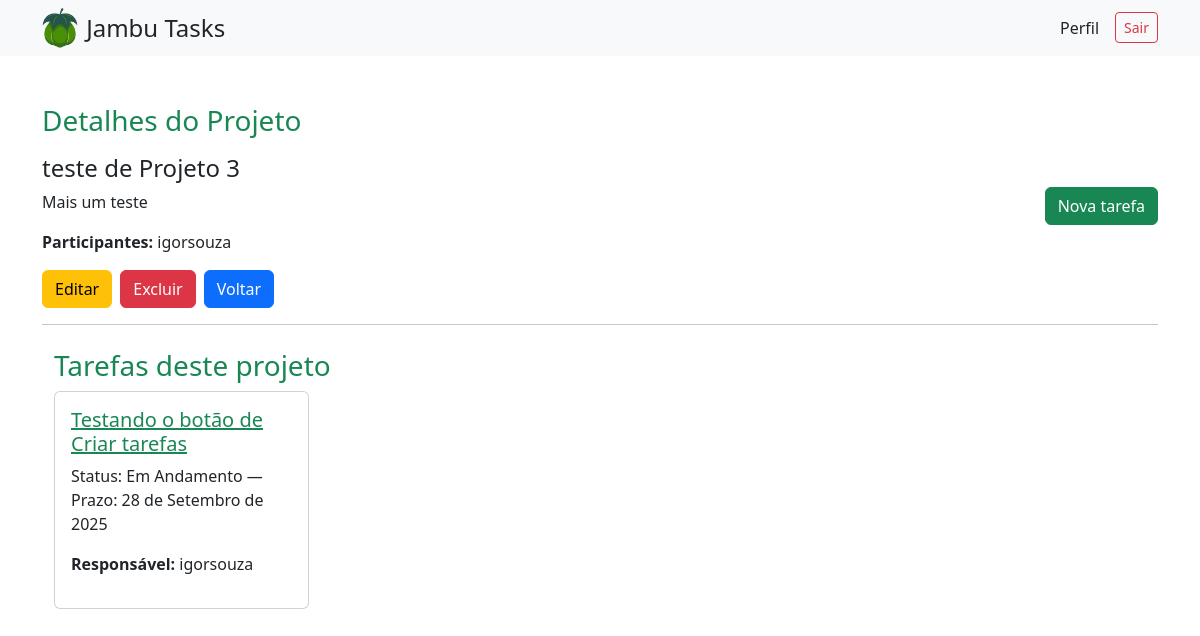
Page /projetos/5/ (signed in) on the earlier database version.
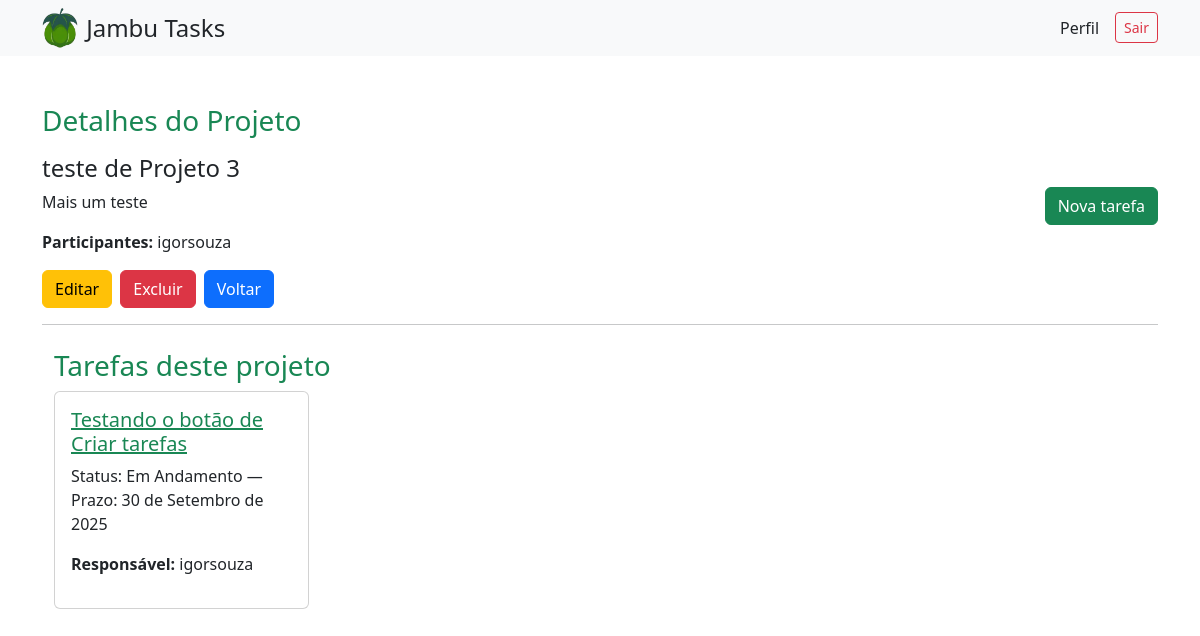
Same page on the later database version.
### tarefas/models.py (models this page shows, shortened)
class Tarefa(models.Model):
    STATUS = [
        ('a_fazer', 'A Fazer'),
        ('em_andamento', 'Em Andamento'),
        ('concluida', 'Concluída'),
    ]
    nome = models.CharField("Nome", max_length=200, default="Sem nome")
    detalhes = models.TextField("Detalhes", blank=True)
    projeto = models.ForeignKey(Projeto, on_delete=models.CASCADE, verbose_name="Projeto")
    responsavel = models.ForeignKey(User, on_delete=models.SET_NULL, null=True, blank=True, related_name='minhas_tarefas', verbose_name="Responsável")
    prazo = models.DateField("Prazo", null=True, blank=True)
    status = models.CharField("Status", max_length=20, choices=STATUS, default='a_fazer')
    criado_em = models.DateTimeField("Criado em", auto_now_add=True)

### projetos/views.py (the view)
# urls.py: path('<int:pk>/', DetalheProjeto.as_view(), name='detalhe'),
class DetalheProjeto(LoginRequiredMixin, generic.DetailView):
    model = Projeto
    template_name = 'projetos/detalhe_projeto.html'
    context_object_name = 'projeto'
    'projetos.view_projeto'
    def get_queryset(self):
        user = self.request.user
        return Projeto.objects.filter(
            models.Q(criador=user) | models.Q(participantes=user)
        ).distinct()
    def get_context_data(self, **kwargs):
        contexto = super().get_context_data(**kwargs)
        contexto['tarefas'] = Tarefa.objects.filter(projeto=self.object)
        return contexto

### projetos/templates/projetos/detalhe_projeto.html
{% extends "base.html" %}
{% block content %}
<div class="container mt-4">
  <div class="d-flex justify-content-between align-items-center">
    <div>
      <h3 class="text-success mb-3">Detalhes do Projeto</h3>
      <h4>{{ projeto.titulo }}</h4>
      <p>{{ projeto.descricao }}</p>
      <p><strong>Participantes:</strong>
        {% for usuario in projeto.participantes.all %}
          {{ usuario.get_full_name|default:usuario.username }}{% if not forloop.last %}, {% endif %}
        {% empty %}
          Nenhum participante.
        {% endfor %}
      </p>
      <div class="d-flex gap-2 mt-3">
        {% if perms.projetos.change_projeto %}
          <a class="btn btn-warning" href="{% url 'projetos:editar' projeto.pk %}">Editar</a>
        {% endif %}
        {% if perms.projetos.delete_projeto %}
          <a class="btn btn-danger" href="{% url 'projetos:excluir' projeto.pk %}">Excluir</a>
        {% endif %}
        <a class="btn btn-primary" href="{% url 'projetos:lista_projetos' %}">Voltar</a>
      </div>
    </div>
    <div class="ms-4">
      {% if perms.tarefas.add_tarefa %}
        <a class="btn btn-success"
           href="{% url 'tarefas:criar_tarefa' %}?projeto={{ projeto.pk }}">
          Nova tarefa
        </a>
      {% endif %}
    </div>
  </div>
  <hr>
  <div class="container mt-4">
    <h3 class="text-success">Tarefas deste projeto</h3>
    <div class="row">
      {% for tarefa in tarefas %}
        <div class="col-md-3 mb-3">
          <div class="card h-100">
            <div class="card-body">
              <h5>
                <a class="text-success" href="{% url 'tarefas:detalhe_tarefa' tarefa.pk %}">
                  {{ tarefa.nome }}
                </a>
              </h5>
              <p>Status: {{ tarefa.get_status_display }} — Prazo: {{ tarefa.prazo|default:"—" }}</p>
              {% if tarefa.responsavel %}
                <p><strong>Responsável:</strong> {{ tarefa.responsavel.get_full_name|default:tarefa.responsavel.username }}</p>
              {% endif %}
            </div>
          </div>
        </div>
      {% empty %}
        <div class="col-12">
          <p>Não há tarefas cadastradas para este projeto.</p>
        </div>
      {% endfor %}
    </div>
  </div>
</div>
{% endblock %}

Differences in the rows shown:
changed Tarefa "Testando o botão de Criar tarefas": prazo "28 de Setembro de 2025" → "30 de Setembro de 2025"
